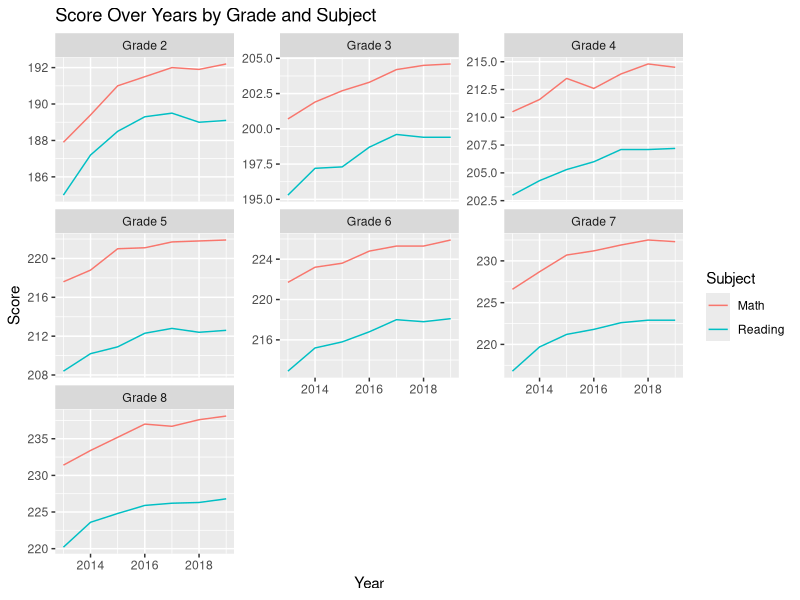

Generate this figure with R:
## ---- chunk 1
#| message: false
#| label: setup
library(tidyverse)
library(dplyr)
## ---- chunk 2
#| message: false
#| label: test_data
x <- read_csv("test_nwea.csv") %>%
  rename('Population' = '# Students',
         'Score' = 'Average RIT Score',
         'Above' = '% At/Above National Average Performance',
         'Year' = '...6' )

x <- as.data.frame(x)
## ---- chunk 3
#| message: false

ggplot(x, aes(x = Year, y = Score, color = Subject)) +
  geom_line() +
  facet_wrap(~ Grade, scales = "free_y") +
  labs(title = "Score Over Years by Grade and Subject", 
       x = "Year", 
       y = "Score")

